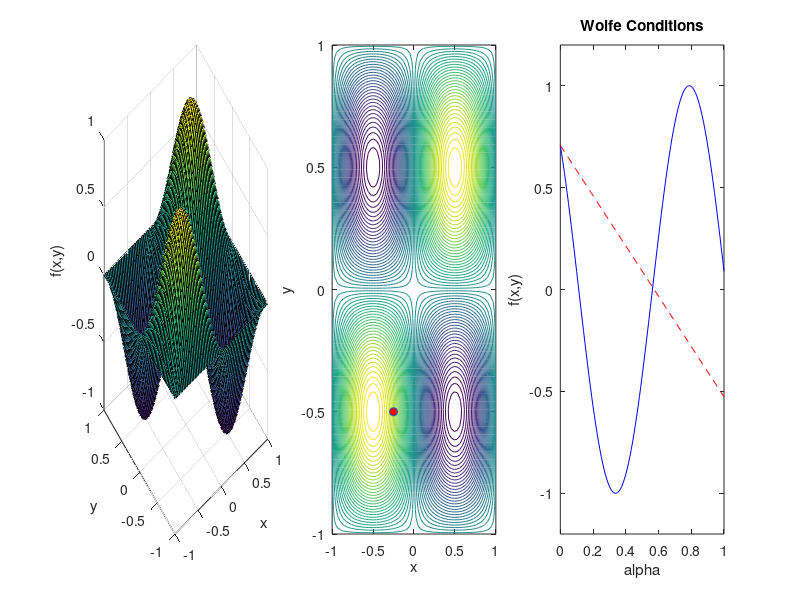

The MATLAB source for this figure: (Note: this script raises an error after producing the figure.)
% Start fresh
clear all; close all;

% Objective function
f = @(x) sin(pi*x(1)).*sin(pi*x(2));

% Gradient of Objective function
gradf = @(x)[pi.*cos(pi.*x(1)).*sin(pi.*x(2));pi.*cos(pi.*x(2)).*sin(pi.*x(1))];

% Surf and Contour plot of the objective function
figure('Position',[30 100 1200 500])
N = 60;
x = linspace(-1,1,N);
[X,Y] = meshgrid(x,x);
fplot = @(x,y) sin(pi*x).*sin(pi*y);
Z = fplot(X,Y);
subplot(1,3,1)
surf(X,Y,Z);
xlabel('x'); ylabel('y'); zlabel('f(x,y)')
hold on;
subplot(1,3,2)
contour(X,Y,Z,60)
hold on
xlabel('x'); ylabel('y');
subplot(1,3,3)
h1 = plot(NaN,NaN,'-b');hold on; h2 = plot(NaN, NaN,'--r');
h3 = plot(NaN,NaN,'*k','MarkerSize',10);h4 = plot(NaN,NaN, '*r','MarkerSize',10);
xlabel('alpha'); ylabel('f(x,y)');
ylim([min(Z(:))-0.2 max(Z(:))+0.2]);
title('Wolfe Conditions');

% Set initial point
xk = [-0.25;-0.5];
fk = f(xk);

fprintf('iter                   xk                          fk                      alphak\n')
fprintf('-----------------------------------------------------------------------------------------\n')
fprintf('%3d        %3.8e    %3.8e       %3.8e        %3.8e\n',0,xk(1),xk(2),fk, 1)

% Perform iteration
c1 = 0.25; % Armijo condition constant
c2 = 0.9;  % Curvature condition constant

k = 0;
keepIterate = true;
while keepIterate
    k = k+1;
    subplot(1,3,2)
    plot(xk(1),xk(2),'o','MarkerFaceColor','r')

    %choose pk
    gradfk = gradf(xk);
    pk = -gradfk;

    %Plot wolfe curves
    alpha = linspace(0,1,121);
    
    % Plotting Wolfe curves
    xx = bsxfun(@plus,xk,bsxfun(@times,alpha,pk));
    set(h1,'Xdata',alpha,'YData',fplot(xx(1,:),xx(2,:)));
    set(h2,'Xdata',alpha,'YData',fplot(xk(1),xk(2)) + (c1*gradfk.'*pk)*alpha);

    % Backtracking linesearch using Wolfe Conditions
    alpha_star = line_search_algorithm(f, gradf, xk, pk, c1, c2);

    subplot(1,3,2)
    quiver(xk(1),xk(2),alpha_star*pk(1),alpha_star*pk(2),1,'k','Linewidth',2);

    % Step xk to xk + alpha*pk
    xk = xk + alpha_star * pk;
    fktest = f(xk); % Update function value
    funcdiff = fk-fktest;
    fk = fktest;

    fprintf('%3d        %3.8e    %3.8e       %3.8e       %3.8e\n',k,xk(1),xk(2),fk,alpha_star)
    
    %Stopping criteria
    if funcdiff < 1e-6
        disp('Stopping criteria triggered');
        break;
    end

end

function alpha_star = line_search_algorithm(f, gradf, xk, pk, c1, c2)
    alpha0 = 0;
    alpha_max = 1;
    alpha1 = 0.6;
    i = 1;

    while true
        % Evaluate phi(alpha_i)
        phi_0 = f(xk);
        phi_prime_0 = gradf(xk)' * pk;
        phi_alpha = f(xk + alpha1 * pk);

        if phi_alpha > phi_0 + c1 * alpha1 * phi_prime_0 || (phi_alpha >= phi_0 && i > 1)
            fprintf("First loop.")
            alpha_star = zoom(f, gradf, xk, pk, alpha0, alpha1, c1, c2);
            break;
        end

        % Evaluate phi_prime(alpha_i)
        phi_prime_alpha = gradf(xk + alpha1 * pk)' * pk;

        if abs(phi_prime_alpha) <= -c2 * phi_prime_0
            fprintf("Second loop.")
            %alpha_star = alpha1;
            break;
        end

        if phi_prime_alpha >= 0
            fprintf("Third loop.")
            alpha_star = zoom(f, gradf, xk, pk, alpha1, alpha0, c1, c2);
            break;
        end

        alpha0 = alpha1;
        alpha1 = min(2 * alpha1, alpha_max);
        fprintf("Continue iteration.")
        i = i + 1;
    end
end

function alpha_star = zoom(f, gradf, xk, pk, alpha_lo, alpha_hi, c1, c2)
    while true
        alpha_j = interpolate(alpha_lo, alpha_hi); % Interpolate to find a trial step length alpha_j between alpha_lo and alpha_hi
        phi_0 = f(xk);
        phi_prime_0 = gradf(xk)' * pk;
        phi_alpha_j = f(xk + alpha_j * pk);

        if phi_alpha_j > phi_0 + c1 * alpha_j * phi_prime_0 || phi_alpha_j >= f(xk + alpha_lo * pk)
            alpha_hi = alpha_j;
        else
            phi_prime_alpha_j = gradf(xk + alpha_j * pk)' * pk;

            if abs(phi_prime_alpha_j) <= -c2 * phi_prime_0
                alpha_star = alpha_j;
                break;
            end

            if phi_prime_alpha_j * (alpha_hi - alpha_lo) >= 0
                alpha_hi = alpha_lo;
            end

            alpha_lo = alpha_j;
        end
    end
end

function alpha_j = interpolate(alpha_lo, alpha_hi)
    %(quadratic, cubic, or bisection)
    alpha_j = (alpha_lo + alpha_hi) / 2; % For simplicity, use bisection
end
